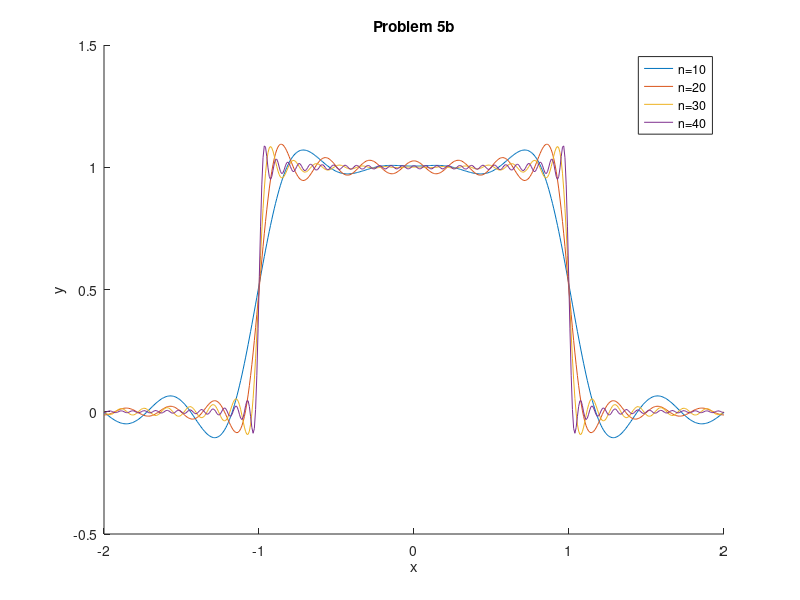

Source code (MATLAB):
%Problem 5b

x=linspace(-2, 2, 500);
sum1=0;
sum2=0;
sum3=0;
sum4=0;

hold on

%n=10
for i=1:10
        N1=((2/(i*pi))*sin((i*pi)/3)*cos((i*pi*x)/3));
        sum1=sum1+N1;
end

    y1=(1/3)+sum1;

    plot(x,y1)

%n=20
for i=1:20
        N2=((2/(i*pi))*sin((i*pi)/3)*cos((i*pi*x)/3));
        sum2=sum2+N2;
end

    y2=(1/3)+sum2;

    plot(x,y2)

%n=40
for i=1:40
        N3=((2/(i*pi))*sin((i*pi)/3)*cos((i*pi*x)/3));
        sum3=sum3+N3;
end

    y3=(1/3)+sum3;

    plot(x,y3)

%n=80
for i=1:80
        N4=((2/(i*pi))*sin((i*pi)/3)*cos((i*pi*x)/3));
        sum4=sum4+N4;
end

    y4=(1/3)+sum4;

%Plotting
plot(x,y4)
ylim([-0.5 1.5])
xlabel('x') 
ylabel('y') 
title('Problem 5b')
legend('n=10','n=20','n=30','n=40');

hold off

    legend('n=10','n=20','n=30','n=40');